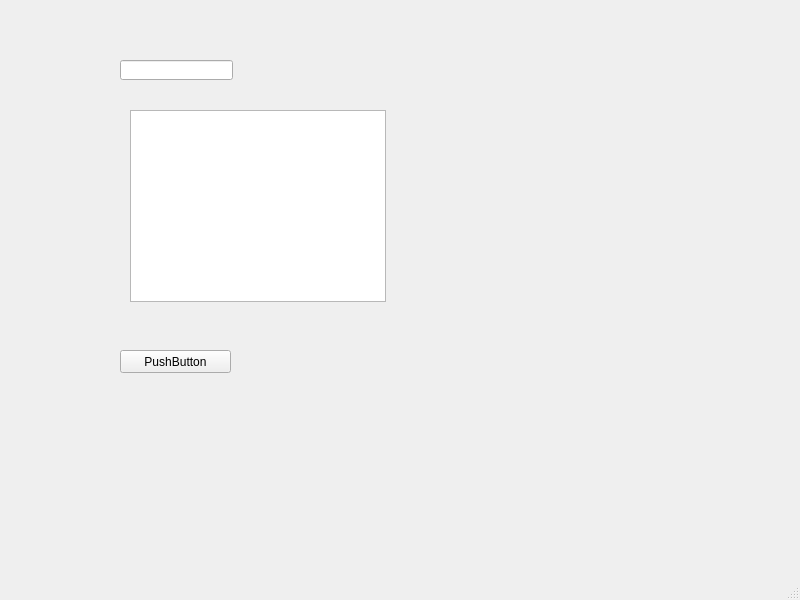
<?xml version="1.0" encoding="UTF-8"?>
<ui version="4.0">
 <class>MainWindow</class>
 <widget class="QMainWindow" name="MainWindow">
  <property name="geometry">
   <rect>
    <x>0</x>
    <y>0</y>
    <width>800</width>
    <height>600</height>
   </rect>
  </property>
  <property name="windowTitle">
   <string>MainWindow</string>
  </property>
  <widget class="QWidget" name="centralwidget">
   <widget class="QListView" name="lista">
    <property name="geometry">
     <rect>
      <x>130</x>
      <y>110</y>
      <width>256</width>
      <height>192</height>
     </rect>
    </property>
   </widget>
   <widget class="QLineEdit" name="palabraAgregar">
    <property name="geometry">
     <rect>
      <x>120</x>
      <y>60</y>
      <width>113</width>
      <height>20</height>
     </rect>
    </property>
   </widget>
   <widget class="QPushButton" name="agregar">
    <property name="geometry">
     <rect>
      <x>120</x>
      <y>350</y>
      <width>111</width>
      <height>23</height>
     </rect>
    </property>
    <property name="text">
     <string>PushButton</string>
    </property>
   </widget>
  </widget>
  <widget class="QMenuBar" name="menubar">
   <property name="geometry">
    <rect>
     <x>0</x>
     <y>0</y>
     <width>800</width>
     <height>21</height>
    </rect>
   </property>
  </widget>
  <widget class="QStatusBar" name="statusbar"/>
 </widget>
 <resources/>
 <connections/>
</ui>
